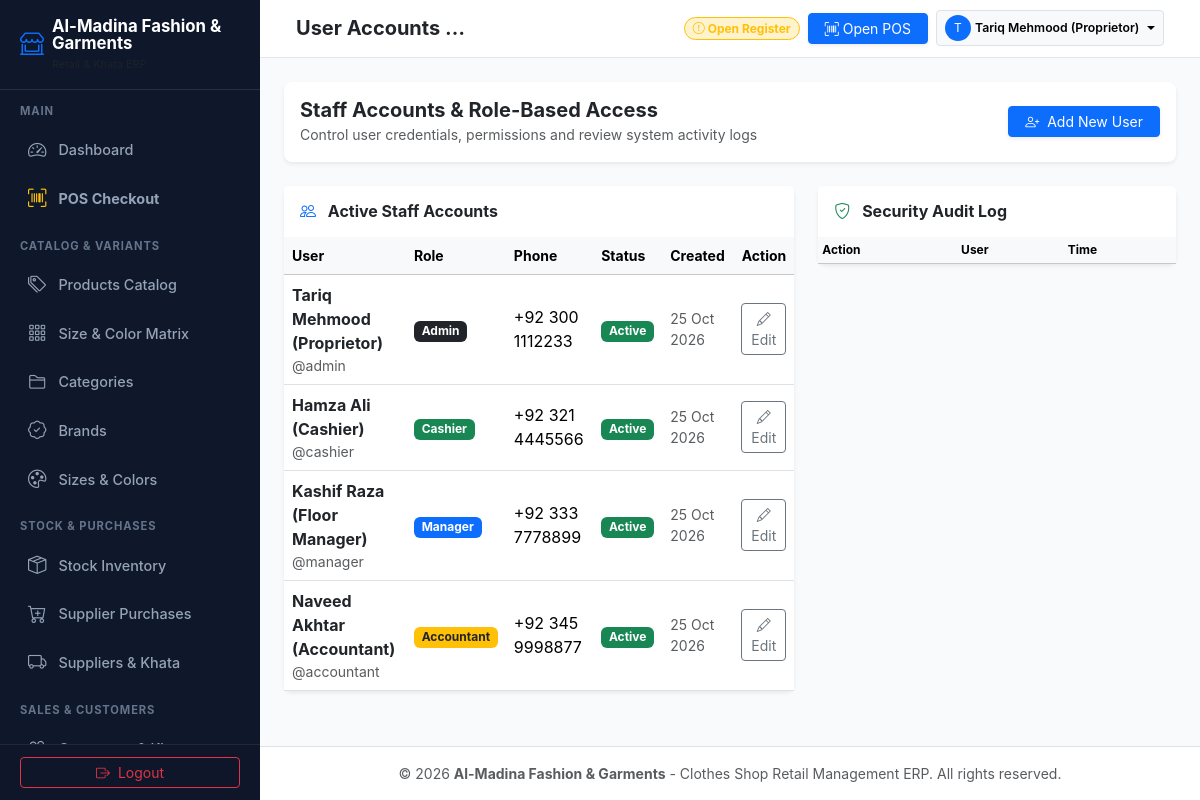
/users.php (signed in), run on the app's committed database.
### tables this page shows
CREATE TABLE `users` (
  `id` INT AUTO_INCREMENT PRIMARY KEY,
  `username` VARCHAR(50) NOT NULL UNIQUE,
  `password_hash` VARCHAR(255) NOT NULL,
  `full_name` VARCHAR(100) NOT NULL,
  `role` ENUM('admin', 'manager', 'cashier', 'inventory', 'accountant') NOT NULL DEFAULT 'cashier',
  `phone` VARCHAR(25) NULL,
  `status` ENUM('active', 'inactive') NOT NULL DEFAULT 'active',
  `created_at` TIMESTAMP DEFAULT CURRENT_TIMESTAMP
);

### users.php (the view, shortened to what this page needs)
<?php
require_once __DIR__ . '/includes/header.php';
$users = $pdo->query("SELECT * FROM users ORDER BY id ASC")->fetchAll();
?>
<div class="card border-0 shadow-sm rounded-3 p-3 mb-4">
    <div class="d-flex justify-content-between align-items-center">
        <div>
            <h5 class="fw-bold mb-0">Staff Accounts & Role-Based Access</h5>
            <small class="text-muted">Control user credentials, permissions and review system activity logs</small>
        </div>
        <button class="btn btn-primary btn-sm px-3 shadow-sm" data-bs-toggle="modal" data-bs-target="#addUserModal">
            <i class="bi bi-person-plus me-1"></i> Add New User
        </button>
    </div>
</div>
<div class="row g-4">
    <div class="col-12 col-xl-7">
        <div class="card border-0 shadow-sm rounded-3">
            <div class="card-header bg-white border-0 py-3">
                <h6 class="fw-bold mb-0 text-dark"><i class="bi bi-people text-primary me-2"></i> Active Staff Accounts</h6>
            </div>
            <div class="table-responsive">
                <table class="table table-hover align-middle mb-0">
                    <thead class="table-light small text-muted">
                        <tr>
                            <th>User</th>
                            <th>Role</th>
                            <th>Phone</th>
                            <th>Status</th>
                            <th>Created</th>
                            <th class="text-end">Action</th>
                        </tr>
                    </thead>
                    <tbody>
                        <?php foreach ($users as $u): ?>
                            <tr>
                                <td>
                                    <strong class="text-dark"><?= htmlspecialchars($u['full_name']) ?></strong>
                                    <div class="text-muted small">@<?= htmlspecialchars($u['username']) ?></div>
                                </td>
                                <td><?= role_badge($u['role']) ?></td>
                                <td><?= htmlspecialchars($u['phone'] ?: '-') ?></td>
                                <td><?= status_badge($u['status']) ?></td>
                                <td class="small text-muted"><?= format_date($u['created_at'], false) ?></td>
                                <td class="text-end">
                                    <button class="btn btn-sm btn-outline-secondary" onclick='editUser(<?= json_encode($u) ?>)'>
                                        <i class="bi bi-pencil"></i> Edit
                                    </button>
                                </td>
                            </tr>
                        <?php endforeach; ?>
                    </tbody>
                </table>
            </div>
        </div>
    </div>
    <div class="col-12 col-xl-5">
        <div class="card border-0 shadow-sm rounded-3">
            <div class="card-header bg-white border-0 py-3">
                <h6 class="fw-bold mb-0 text-dark"><i class="bi bi-shield-check text-success me-2"></i> Security Audit Log</h6>
            </div>
            <div class="table-responsive" style="max-height: 480px;">
                <table class="table table-sm align-middle mb-0" style="font-size: 12px;">
                    <thead class="table-light text-muted">
                        <tr>
                            <th>Action</th>
                            <th>User</th>
                            <th>Time</th>
                        </tr>
                    </thead>
                </table>
            </div>
        </div>
    </div>
</div>
<?php require_once __DIR__ . '/includes/footer.php'; ?>

### config/helpers.php (shortened to what this page needs)
<?php
function format_date($datetime, $include_time = true) {
    $time = strtotime($datetime);
    return $include_time ? date('d M Y, h:i A', $time) : date('d M Y', $time);
}
function status_badge($status) {
    $status = strtolower((string)$status);
    $map = [
        'active'    => 'bg-success',
        'completed' => 'bg-success',
        'paid'      => 'bg-success',
        'open'      => 'bg-success',
        'restock'   => 'bg-info',
        'partial'   => 'bg-warning text-dark',
        'held'      => 'bg-warning text-dark',
        'due'       => 'bg-danger',
        'inactive'  => 'bg-secondary',
        'closed'    => 'bg-secondary',
        'cancelled' => 'bg-danger',
        'returned'  => 'bg-danger',
        'defective' => 'bg-danger',
    ];
    $cls = $map[$status] ?? 'bg-secondary';
    return '<span class="badge ' . $cls . '">' . ucfirst($status) . '</span>';
}
function role_badge($role) {
    $role = strtolower((string)$role);
    $map = [
        'admin'      => 'bg-dark',
        'manager'    => 'bg-primary',
        'cashier'    => 'bg-success',
        'inventory'  => 'bg-info text-dark',
        'accountant' => 'bg-warning text-dark',
    ];
    $cls = $map[$role] ?? 'bg-secondary';
    return '<span class="badge ' . $cls . '">' . ucfirst($role) . '</span>';
}

### assets/css/clothes-retail.css (style rules this page uses)
:root { --cr-primary: #4f46e5; --cr-primary-hover: #4338ca; --cr-secondary: #0ea5e9; --cr-dark: #1e1b4b; --cr-sidebar-bg: #0f172a; --cr-sidebar-hover: #1e293b; --cr-accent: #f43f5e; --cr-bg: #f8fafc; --cr-card-bg: #ffffff; --cr-border: #e2e8f0; }
html, body { height: 100%; }
body { background-color: var(--cr-bg); font-family: -apple-system, BlinkMacSystemFont, "Segoe UI", Roboto, "Helvetica Neue", Arial, sans-serif; color: #334155; min-height: 100%; }
@media (min-width: 992px) { html, body { height: 100vh; overflow: hidden; } }
.table-responsive { -webkit-overflow-scrolling: touch; }

### data on the page
users: full_name "Tariq Mehmood (Proprietor)", username "admin", role "Admin", phone "+92 300 1112233", status "Active", created_at "25 Oct 2026"
users: full_name "Hamza Ali (Cashier)", username "cashier", role "Cashier", phone "+92 321 4445566", status "Active", created_at "25 Oct 2026"
users: full_name "Kashif Raza (Floor Manager)", username "manager", role "Manager", phone "+92 333 7778899", status "Active", created_at "25 Oct 2026"
users: full_name "Naveed Akhtar (Accountant)", username "accountant", role "Accountant", phone "+92 345 9998877", status "Active", created_at "25 Oct 2026"

### other printed values
$shop_name "Al-Madina Fashion & Garments"
$page_title "User Accounts…"
$avatarLetter "T"
$displayName "Tariq Mehmood (Proprietor)"
